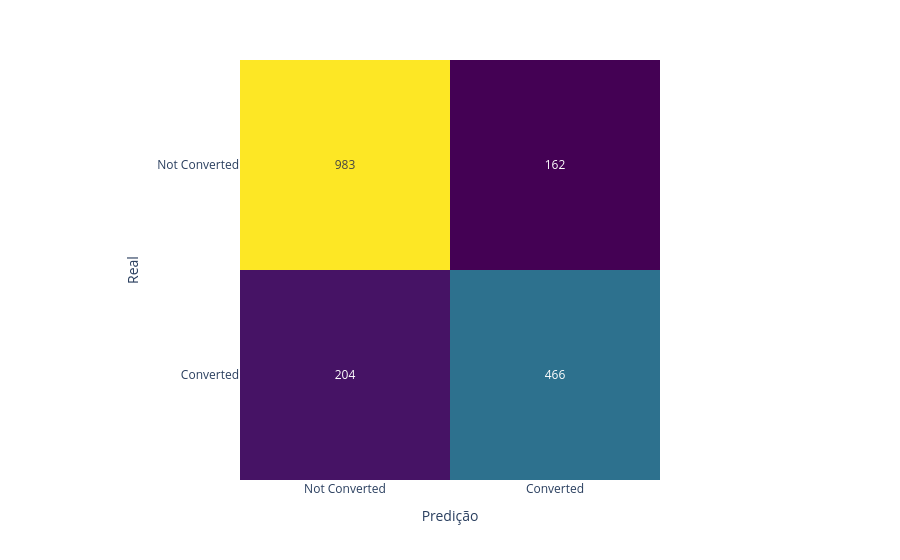

Notebook source saved alongside this figure:
### Code cell
# Mostrar a matriz de confusão
conf_matrix = confusion_matrix(y_test, y_pred)

fig = px.imshow(conf_matrix,
                labels=dict(x='Predição', y='Real', color='Contagem'),
                x=['Not Converted', 'Converted'],
                y=['Not Converted', 'Converted'],
                color_continuous_scale='Viridis')

fig.update_traces(text=conf_matrix, texttemplate="%{z}")
fig.update_layout(coloraxis_showscale=False)

fig.show()

### Figure 1 — Plotly figure (JSON) as saved in the notebook; plotly's stock layout.template omitted (floating-point values rounded to 4 significant figures)
{"data": [{"coloraxis": "coloraxis", "hovertemplate": "Predição: %{x}<br>Real: %{y}<br>Contagem: %{z}<extra></extra>", "name": "0", "text": [[983, 162], [204, 466]], "texttemplate": "%{z}", "type": "heatmap", "x": ["Not Converted", "Converted"], "xaxis": "x", "y": ["Not Converted", "Converted"], "yaxis": "y", "z": [[983, 162], [204, 466]]}], "layout": {"coloraxis": {"colorbar": {"title": {"text": "Contagem"}}, "colorscale": [[0, "#440154"], [0.1111, "#482878"], [0.2222, "#3e4989"], [0.3333, "#31688e"], [0.4444, "#26828e"], [0.5556, "#1f9e89"], [0.6667, "#35b779"], [0.7778, "#6ece58"], [0.8889, "#b5de2b"], [1, "#fde725"]], "showscale": false}, "margin": {"t": 60}, "xaxis": {"anchor": "y", "constrain": "domain", "domain": [0, 1], "scaleanchor": "y", "title": {"text": "Predição"}}, "yaxis": {"anchor": "x", "autorange": "reversed", "constrain": "domain", "domain": [0, 1], "title": {"text": "Real"}}}}
